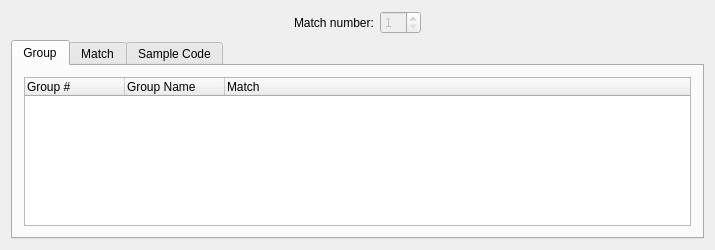
<?xml version="1.0" encoding="UTF-8"?>
<ui version="4.0">
 <class>Form3</class>
 <widget class="QWidget" name="Form3">
  <property name="geometry">
   <rect>
    <x>0</x>
    <y>0</y>
    <width>715</width>
    <height>250</height>
   </rect>
  </property>
  <property name="windowTitle">
   <string>Form3</string>
  </property>
  <layout class="QGridLayout">
   <property name="margin">
    <number>11</number>
   </property>
   <property name="spacing">
    <number>6</number>
   </property>
   <item row="1" column="0">
    <widget class="QTabWidget" name="infoTabWidget">
     <property name="currentIndex">
      <number>0</number>
     </property>
     <widget class="QWidget" name="tab">
      <attribute name="title">
       <string>Group</string>
      </attribute>
      <layout class="QVBoxLayout">
       <property name="spacing">
        <number>6</number>
       </property>
       <property name="margin">
        <number>11</number>
       </property>
       <item>
        <widget class="QTreeWidget" name="groupListView">
         <property name="rootIsDecorated">
          <bool>false</bool>
         </property>
         <property name="allColumnsShowFocus">
          <bool>true</bool>
         </property>
         <property name="showSortIndicator" stdset="0">
          <bool>true</bool>
         </property>
         <column>
          <property name="text">
           <string>Group #</string>
          </property>
         </column>
         <column>
          <property name="text">
           <string>Group Name</string>
          </property>
         </column>
         <column>
          <property name="text">
           <string>Match</string>
          </property>
         </column>
        </widget>
       </item>
      </layout>
     </widget>
     <widget class="QWidget" name="tab">
      <attribute name="title">
       <string>Match</string>
      </attribute>
      <layout class="QVBoxLayout">
       <property name="spacing">
        <number>6</number>
       </property>
       <property name="margin">
        <number>11</number>
       </property>
       <item>
        <widget class="QTextBrowser" name="matchTextBrowser"/>
       </item>
      </layout>
     </widget>
     <widget class="QWidget" name="tab">
      <attribute name="title">
       <string>Sample Code</string>
      </attribute>
      <layout class="QVBoxLayout">
       <property name="spacing">
        <number>6</number>
       </property>
       <property name="margin">
        <number>11</number>
       </property>
       <item>
        <widget class="QTextBrowser" name="codeTextBrowser"/>
       </item>
      </layout>
     </widget>
    </widget>
   </item>
   <item row="0" column="0">
    <layout class="QHBoxLayout">
     <property name="spacing">
      <number>6</number>
     </property>
     <property name="margin">
      <number>0</number>
     </property>
     <item>
      <spacer name="Spacer1_2">
       <property name="orientation">
        <enum>Qt::Horizontal</enum>
       </property>
       <property name="sizeType">
        <enum>QSizePolicy::Expanding</enum>
       </property>
       <property name="sizeHint" stdset="0">
        <size>
         <width>20</width>
         <height>20</height>
        </size>
       </property>
      </spacer>
     </item>
     <item>
      <widget class="QLabel" name="TextLabel3">
       <property name="text">
        <string>Match number:</string>
       </property>
       <property name="wordWrap">
        <bool>false</bool>
       </property>
      </widget>
     </item>
     <item>
      <widget class="QSpinBox" name="matchNumberSpinBox">
       <property name="enabled">
        <bool>false</bool>
       </property>
       <property name="sizePolicy">
        <sizepolicy hsizetype="Fixed" vsizetype="Fixed">
         <horstretch>0</horstretch>
         <verstretch>0</verstretch>
        </sizepolicy>
       </property>
       <property name="minimum">
        <number>1</number>
       </property>
      </widget>
     </item>
     <item>
      <spacer name="Spacer1">
       <property name="orientation">
        <enum>Qt::Horizontal</enum>
       </property>
       <property name="sizeType">
        <enum>QSizePolicy::Expanding</enum>
       </property>
       <property name="sizeHint" stdset="0">
        <size>
         <width>20</width>
         <height>20</height>
        </size>
       </property>
      </spacer>
     </item>
    </layout>
   </item>
  </layout>
 </widget>
 <pixmapfunction>qPixmapFromMimeSource</pixmapfunction>
 <resources/>
 <connections>
  <connection>
   <sender>matchNumberSpinBox</sender>
   <signal>valueChanged(int)</signal>
   <receiver>matchNumberSpinBox</receiver>
   <slot>match_num_slot()</slot>
   <hints>
    <hint type="sourcelabel">
     <x>20</x>
     <y>20</y>
    </hint>
    <hint type="destinationlabel">
     <x>20</x>
     <y>20</y>
    </hint>
   </hints>
  </connection>
 </connections>
</ui>
